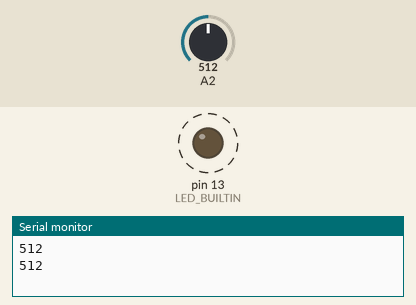
This sketch was run on a simulated Arduino Uno, built with avr-gcc and run on an emulated ATmega328P. Shown: output pins drawn as LEDs (lit = HIGH), the last lines printed to the serial monitor. Dashed ring = blinking. The inputs (shaded band) are chosen by the test bench; at power-on: A2 = 512.

Above: at 1.8 s.
1.9 s: A2 set to 306
At 2.2 s:
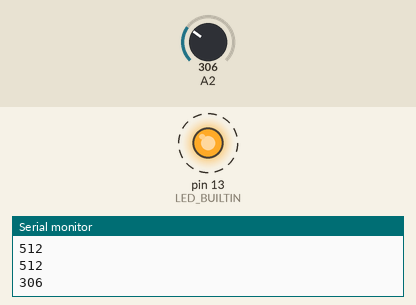
5.4 s: A2 set to 122
At 5.56 s:
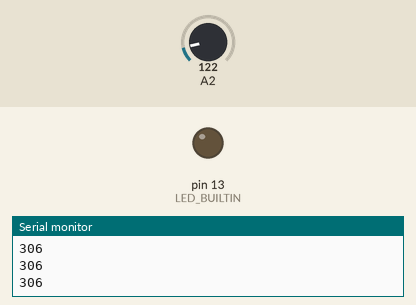
Timing chart, 0 to 14.9 s (numbered marks = the images above; inputs shaded):
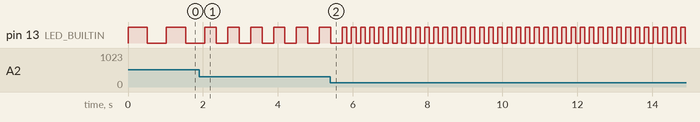

The sketch:

patentiometer01.ino
```cpp
void setup() {
    pinMode(LED_BUILTIN, OUTPUT);
    Serial.begin(9600);
}

void loop() {
    int timeToDelay = analogRead(2);
    Serial.println(timeToDelay);
    digitalWrite(LED_BUILTIN, HIGH);
    delay(timeToDelay);
    digitalWrite(LED_BUILTIN, LOW);
    delay(timeToDelay);
}
```

Measured:
- after the input at 1.9 s, pin 13 (LED_BUILTIN): alternates HIGH for 0.31 s and LOW for 0.31 s, starting after 0.46 s
- by itself, pin 13 (LED_BUILTIN): alternates HIGH for 0.51 s and LOW for 0.51 s
